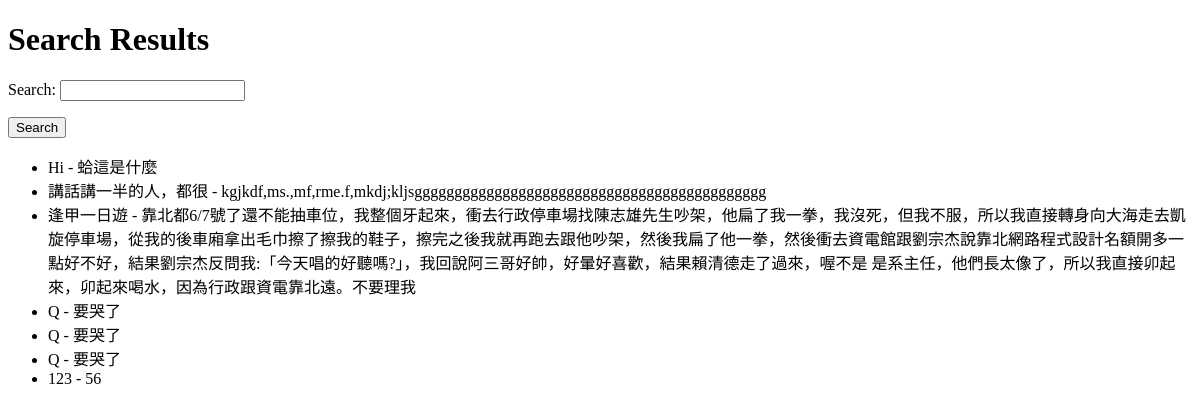
/search/, run on an earlier commit of the app's database.
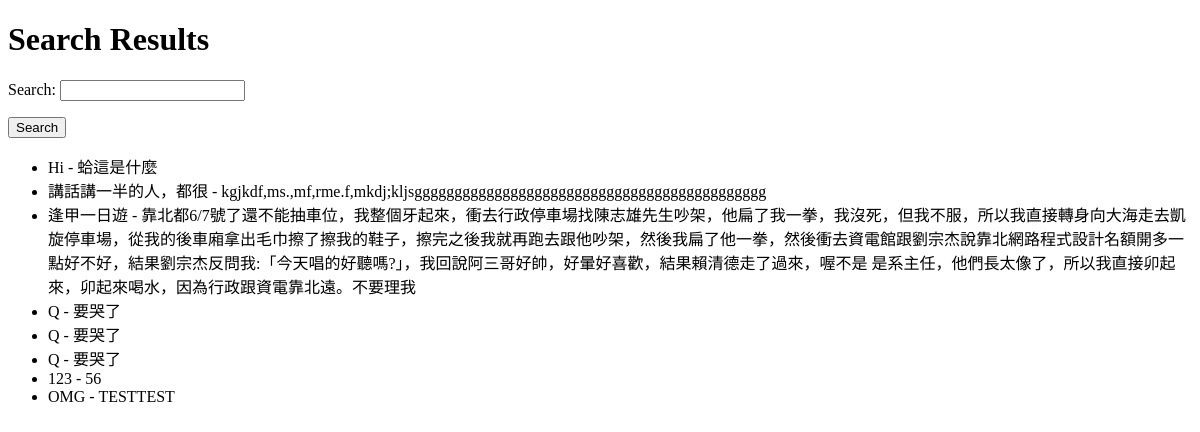
And on a later commit of the database.
### travel/models.py (models this page shows, shortened)
class Post(models.Model):
    user = models.ForeignKey(User, on_delete=models.CASCADE, related_name='posts', verbose_name="發文者")
    title = models.CharField(max_length=10, verbose_name="文章標題")
    description = models.TextField(verbose_name="文章內容")
    created_at = models.DateTimeField(default=timezone.now, verbose_name="發文時間")
    pictures = models.ManyToManyField(Picture, related_name='posts', verbose_name="內文圖片")

### travel/views.py (the view)
# urls.py: path('search/', views.search_posts, name='search_posts'),
def search_posts(request):
    form = SearchForm(request.GET or None)
    posts = Post.objects.all()
    if form.is_valid():
        query = form.cleaned_data.get('query')
        if query:
            posts = posts.filter(
                Q(title__icontains=query) | Q(description__icontains=query)
            )
    return render(request, 'search_results.html', {'form': form, 'posts': posts})

### travel/forms.py
class SearchForm(forms.Form):
    query = forms.CharField(required=False, label='Search')

### travel/templates/search_results.html (shortened to what this page needs)
<!DOCTYPE html>
<html lang="en">
<head>
</head>
<body>
    <h1>Search Results</h1>
    <form method="get" action="{% url 'travel:search_posts' %}">
        {{ form.as_p }}
        <button type="submit">Search</button>
    </form>
    <ul>
        {% for post in posts %}
            <li>
                {{ post.title }} - {{ post.description }}
                <br>
            </li>
        {% endfor %}
    </ul>
</body>
</html>

What changed in the data, as far as the page shows it:
added Post: title "OMG", description "TESTTEST"
